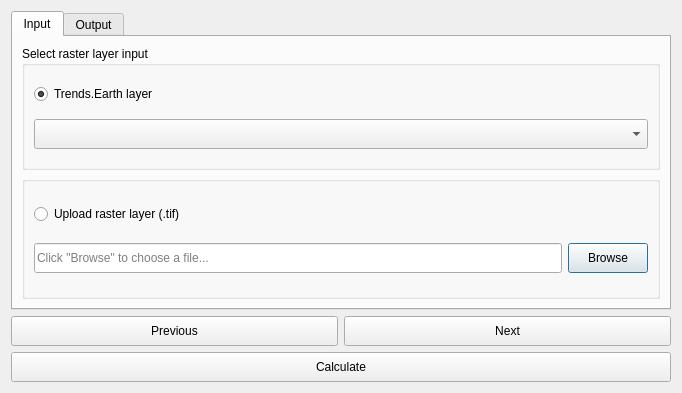
<?xml version="1.0" encoding="UTF-8"?>
<ui version="4.0">
 <class>DlgCalculateSDGAdvanced</class>
 <widget class="QDialog" name="DlgCalculateSDGAdvanced">
  <property name="geometry">
   <rect>
    <x>0</x>
    <y>0</y>
    <width>682</width>
    <height>393</height>
   </rect>
  </property>
  <property name="sizePolicy">
   <sizepolicy hsizetype="Fixed" vsizetype="Fixed">
    <horstretch>0</horstretch>
    <verstretch>0</verstretch>
   </sizepolicy>
  </property>
  <property name="windowTitle">
   <string>Calculate SDG 15.3.1 Indicator</string>
  </property>
  <layout class="QVBoxLayout" name="verticalLayout">
   <item>
    <widget class="QTabWidget" name="TabBox">
     <property name="sizePolicy">
      <sizepolicy hsizetype="Minimum" vsizetype="Expanding">
       <horstretch>0</horstretch>
       <verstretch>0</verstretch>
      </sizepolicy>
     </property>
     <property name="tabShape">
      <enum>QTabWidget::Rounded</enum>
     </property>
     <property name="currentIndex">
      <number>0</number>
     </property>
     <widget class="QWidget" name="InputTab">
      <attribute name="title">
       <string>Input</string>
      </attribute>
      <layout class="QVBoxLayout" name="verticalLayout_2">
       <item>
        <widget class="QGroupBox" name="groupBox">
         <property name="sizePolicy">
          <sizepolicy hsizetype="Preferred" vsizetype="Expanding">
           <horstretch>0</horstretch>
           <verstretch>0</verstretch>
          </sizepolicy>
         </property>
         <property name="maximumSize">
          <size>
           <width>16777215</width>
           <height>16777215</height>
          </size>
         </property>
         <property name="font">
          <font>
           <weight>50</weight>
           <bold>false</bold>
          </font>
         </property>
         <property name="title">
          <string>Select raster layer input</string>
         </property>
         <layout class="QGridLayout" name="gridLayout">
          <item row="2" column="0">
           <widget class="QRadioButton" name="mode_te_prod">
            <property name="text">
             <string>Trends.Earth layer</string>
            </property>
            <property name="checked">
             <bool>true</bool>
            </property>
           </widget>
          </item>
          <item row="3" column="0">
           <widget class="QComboBox" name="combo_layer_traj">
            <property name="enabled">
             <bool>true</bool>
            </property>
            <property name="sizePolicy">
             <sizepolicy hsizetype="Expanding" vsizetype="Fixed">
              <horstretch>0</horstretch>
              <verstretch>0</verstretch>
             </sizepolicy>
            </property>
            <property name="minimumSize">
             <size>
              <width>0</width>
              <height>30</height>
             </size>
            </property>
           </widget>
          </item>
         </layout>
        </widget>
       </item>
       <item>
        <widget class="QGroupBox" name="groupBox_2">
         <property name="sizePolicy">
          <sizepolicy hsizetype="Preferred" vsizetype="Expanding">
           <horstretch>0</horstretch>
           <verstretch>0</verstretch>
          </sizepolicy>
         </property>
         <property name="title">
          <string/>
         </property>
         <layout class="QGridLayout" name="gridLayout_2">
          <item row="0" column="0">
           <widget class="QRadioButton" name="mode_lpd_jrc_2">
            <property name="enabled">
             <bool>true</bool>
            </property>
            <property name="text">
             <string>Upload raster layer (.tif)</string>
            </property>
            <property name="checked">
             <bool>false</bool>
            </property>
           </widget>
          </item>
          <item row="1" column="0">
           <widget class="QLineEdit" name="lineEdit_output_file">
            <property name="enabled">
             <bool>true</bool>
            </property>
            <property name="minimumSize">
             <size>
              <width>0</width>
              <height>30</height>
             </size>
            </property>
            <property name="readOnly">
             <bool>true</bool>
            </property>
            <property name="placeholderText">
             <string>Click &quot;Browse&quot; to choose a file...</string>
            </property>
           </widget>
          </item>
          <item row="1" column="1">
           <widget class="QPushButton" name="btn_output_file_browse">
            <property name="enabled">
             <bool>true</bool>
            </property>
            <property name="minimumSize">
             <size>
              <width>0</width>
              <height>30</height>
             </size>
            </property>
            <property name="maximumSize">
             <size>
              <width>120</width>
              <height>16777215</height>
             </size>
            </property>
            <property name="text">
             <string>Browse</string>
            </property>
           </widget>
          </item>
         </layout>
        </widget>
       </item>
      </layout>
     </widget>
     <widget class="QWidget" name="OutputTab">
      <attribute name="title">
       <string>Output</string>
      </attribute>
      <layout class="QVBoxLayout" name="verticalLayout_3">
       <item>
        <widget class="QGroupBox" name="groupBox_6">
         <property name="title">
          <string>Output file for indicator layer</string>
         </property>
         <layout class="QHBoxLayout" name="horizontalLayout">
          <item>
           <widget class="QLineEdit" name="output_file_layer">
            <property name="minimumSize">
             <size>
              <width>0</width>
              <height>35</height>
             </size>
            </property>
            <property name="readOnly">
             <bool>true</bool>
            </property>
            <property name="placeholderText">
             <string>Click &quot;Browse&quot; to choose a file...</string>
            </property>
           </widget>
          </item>
          <item>
           <widget class="QPushButton" name="browse_output_file_layer">
            <property name="minimumSize">
             <size>
              <width>0</width>
              <height>35</height>
             </size>
            </property>
            <property name="text">
             <string>Browse</string>
            </property>
           </widget>
          </item>
         </layout>
        </widget>
       </item>
       <item>
        <widget class="QGroupBox" name="groupBox_7">
         <property name="title">
          <string>Output file for summary table</string>
         </property>
         <layout class="QHBoxLayout" name="horizontalLayout_2">
          <item>
           <widget class="QLineEdit" name="output_file_table">
            <property name="minimumSize">
             <size>
              <width>0</width>
              <height>35</height>
             </size>
            </property>
            <property name="readOnly">
             <bool>true</bool>
            </property>
            <property name="placeholderText">
             <string>Click &quot;Browse&quot; to choose a file...</string>
            </property>
           </widget>
          </item>
          <item>
           <widget class="QPushButton" name="browse_output_file_table">
            <property name="minimumSize">
             <size>
              <width>0</width>
              <height>35</height>
             </size>
            </property>
            <property name="text">
             <string>Browse</string>
            </property>
           </widget>
          </item>
         </layout>
        </widget>
       </item>
       <item>
        <spacer name="verticalSpacer_2">
         <property name="orientation">
          <enum>Qt::Vertical</enum>
         </property>
         <property name="sizeHint" stdset="0">
          <size>
           <width>20</width>
           <height>0</height>
          </size>
         </property>
        </spacer>
       </item>
      </layout>
     </widget>
    </widget>
   </item>
   <item>
    <layout class="QGridLayout" name="gridLayout_3">
     <item row="0" column="1">
      <widget class="QPushButton" name="button_next">
       <property name="minimumSize">
        <size>
         <width>0</width>
         <height>30</height>
        </size>
       </property>
       <property name="text">
        <string>Next</string>
       </property>
      </widget>
     </item>
     <item row="1" column="0" colspan="2">
      <widget class="QPushButton" name="button_calculate">
       <property name="minimumSize">
        <size>
         <width>0</width>
         <height>30</height>
        </size>
       </property>
       <property name="text">
        <string>Calculate</string>
       </property>
      </widget>
     </item>
     <item row="0" column="0">
      <widget class="QPushButton" name="button_prev">
       <property name="minimumSize">
        <size>
         <width>0</width>
         <height>30</height>
        </size>
       </property>
       <property name="text">
        <string>Previous</string>
       </property>
      </widget>
     </item>
    </layout>
   </item>
  </layout>
 </widget>
 <tabstops>
  <tabstop>TabBox</tabstop>
  <tabstop>mode_te_prod</tabstop>
  <tabstop>button_prev</tabstop>
  <tabstop>button_next</tabstop>
  <tabstop>button_calculate</tabstop>
  <tabstop>combo_layer_traj</tabstop>
  <tabstop>browse_output_file_layer</tabstop>
  <tabstop>browse_output_file_table</tabstop>
  <tabstop>output_file_layer</tabstop>
  <tabstop>output_file_table</tabstop>
 </tabstops>
 <resources/>
 <connections/>
</ui>
